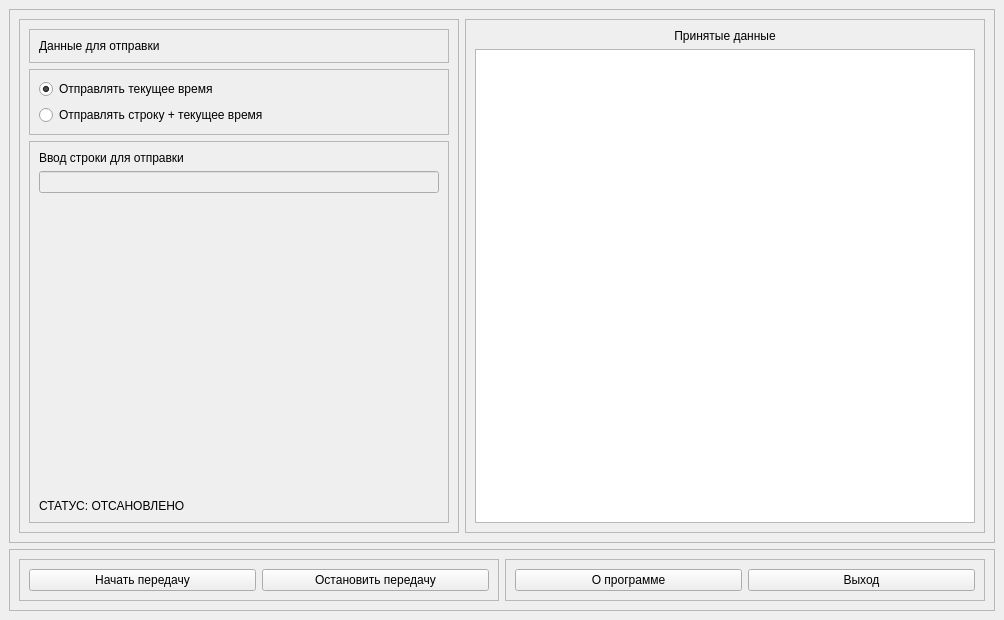
<?xml version="1.0" encoding="UTF-8"?>
<ui version="4.0">
 <class>MainWindow</class>
 <widget class="QMainWindow" name="MainWindow">
  <property name="geometry">
   <rect>
    <x>0</x>
    <y>0</y>
    <width>1004</width>
    <height>620</height>
   </rect>
  </property>
  <property name="windowTitle">
   <string>MainWindow</string>
  </property>
  <widget class="QWidget" name="centralwidget">
   <layout class="QVBoxLayout" name="verticalLayout">
    <item>
     <widget class="QFrame" name="frame_data">
      <property name="frameShape">
       <enum>QFrame::StyledPanel</enum>
      </property>
      <property name="frameShadow">
       <enum>QFrame::Raised</enum>
      </property>
      <layout class="QHBoxLayout" name="horizontalLayout">
       <item>
        <widget class="QFrame" name="frame_send">
         <property name="frameShape">
          <enum>QFrame::StyledPanel</enum>
         </property>
         <property name="frameShadow">
          <enum>QFrame::Raised</enum>
         </property>
         <layout class="QVBoxLayout" name="verticalLayout_3">
          <item>
           <widget class="QFrame" name="frame_label">
            <property name="maximumSize">
             <size>
              <width>16777215</width>
              <height>40</height>
             </size>
            </property>
            <property name="frameShape">
             <enum>QFrame::StyledPanel</enum>
            </property>
            <property name="frameShadow">
             <enum>QFrame::Raised</enum>
            </property>
            <layout class="QVBoxLayout" name="verticalLayout_4">
             <item>
              <widget class="QLabel" name="lb_sending">
               <property name="maximumSize">
                <size>
                 <width>16777215</width>
                 <height>40</height>
                </size>
               </property>
               <property name="text">
                <string>Данные для отправки</string>
               </property>
              </widget>
             </item>
            </layout>
           </widget>
          </item>
          <item>
           <widget class="QFrame" name="frame_control_data">
            <property name="frameShape">
             <enum>QFrame::StyledPanel</enum>
            </property>
            <property name="frameShadow">
             <enum>QFrame::Raised</enum>
            </property>
            <layout class="QVBoxLayout" name="verticalLayout_6">
             <item>
              <widget class="QRadioButton" name="rb_send_time">
               <property name="text">
                <string>Отправлять текущее время</string>
               </property>
               <property name="checked">
                <bool>true</bool>
               </property>
              </widget>
             </item>
             <item>
              <widget class="QRadioButton" name="rb_send_text">
               <property name="text">
                <string>Отправлять строку + текущее время</string>
               </property>
              </widget>
             </item>
            </layout>
           </widget>
          </item>
          <item>
           <widget class="QFrame" name="frame_data_2">
            <property name="frameShape">
             <enum>QFrame::StyledPanel</enum>
            </property>
            <property name="frameShadow">
             <enum>QFrame::Raised</enum>
            </property>
            <layout class="QVBoxLayout" name="verticalLayout_5">
             <item>
              <widget class="QLabel" name="lb_secd_text">
               <property name="maximumSize">
                <size>
                 <width>16777215</width>
                 <height>40</height>
                </size>
               </property>
               <property name="text">
                <string>Ввод строки для отправки</string>
               </property>
              </widget>
             </item>
             <item>
              <widget class="QLineEdit" name="le_data">
               <property name="enabled">
                <bool>false</bool>
               </property>
               <property name="minimumSize">
                <size>
                 <width>400</width>
                 <height>0</height>
                </size>
               </property>
              </widget>
             </item>
             <item>
              <spacer name="verticalSpacer">
               <property name="orientation">
                <enum>Qt::Vertical</enum>
               </property>
               <property name="sizeHint" stdset="0">
                <size>
                 <width>20</width>
                 <height>40</height>
                </size>
               </property>
              </spacer>
             </item>
             <item>
              <widget class="QLabel" name="lb_image">
               <property name="minimumSize">
                <size>
                 <width>220</width>
                 <height>220</height>
                </size>
               </property>
               <property name="maximumSize">
                <size>
                 <width>220</width>
                 <height>220</height>
                </size>
               </property>
               <property name="text">
                <string/>
               </property>
              </widget>
             </item>
             <item>
              <widget class="QLabel" name="lb_status">
               <property name="text">
                <string>СТАТУС: ОТСАНОВЛЕНО</string>
               </property>
              </widget>
             </item>
            </layout>
           </widget>
          </item>
         </layout>
        </widget>
       </item>
       <item>
        <widget class="QFrame" name="frame_recieved">
         <property name="frameShape">
          <enum>QFrame::StyledPanel</enum>
         </property>
         <property name="frameShadow">
          <enum>QFrame::Raised</enum>
         </property>
         <layout class="QVBoxLayout" name="verticalLayout_2">
          <item>
           <widget class="QLabel" name="lb_receiveData">
            <property name="text">
             <string>Принятые данные</string>
            </property>
            <property name="alignment">
             <set>Qt::AlignCenter</set>
            </property>
           </widget>
          </item>
          <item>
           <widget class="QTextEdit" name="te_result">
            <property name="minimumSize">
             <size>
              <width>500</width>
              <height>0</height>
             </size>
            </property>
           </widget>
          </item>
         </layout>
        </widget>
       </item>
      </layout>
     </widget>
    </item>
    <item>
     <widget class="QFrame" name="frame">
      <property name="frameShape">
       <enum>QFrame::StyledPanel</enum>
      </property>
      <property name="frameShadow">
       <enum>QFrame::Raised</enum>
      </property>
      <layout class="QHBoxLayout" name="horizontalLayout_2">
       <item>
        <widget class="QFrame" name="frame_2">
         <property name="frameShape">
          <enum>QFrame::StyledPanel</enum>
         </property>
         <property name="frameShadow">
          <enum>QFrame::Raised</enum>
         </property>
         <layout class="QHBoxLayout" name="horizontalLayout_3">
          <item>
           <widget class="QPushButton" name="pb_start">
            <property name="text">
             <string>Начать передачу</string>
            </property>
           </widget>
          </item>
          <item>
           <widget class="QPushButton" name="pb_stop">
            <property name="text">
             <string>Остановить передачу</string>
            </property>
           </widget>
          </item>
         </layout>
        </widget>
       </item>
       <item>
        <widget class="QFrame" name="frame_3">
         <property name="frameShape">
          <enum>QFrame::StyledPanel</enum>
         </property>
         <property name="frameShadow">
          <enum>QFrame::Raised</enum>
         </property>
         <layout class="QHBoxLayout" name="horizontalLayout_4">
          <item>
           <widget class="QPushButton" name="pb_about">
            <property name="text">
             <string>О программе</string>
            </property>
           </widget>
          </item>
          <item>
           <widget class="QPushButton" name="pb_exit">
            <property name="text">
             <string>Выход</string>
            </property>
           </widget>
          </item>
         </layout>
        </widget>
       </item>
      </layout>
     </widget>
    </item>
   </layout>
  </widget>
 </widget>
 <resources/>
 <connections/>
</ui>
